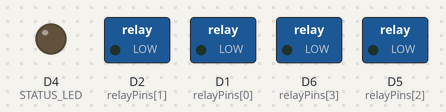
This sketch was run on a simulated ESP8266 (NodeMCU). Parts: switched loads named in the sketch (green lamp = pin HIGH), output pins drawn as LEDs (lit = HIGH). WiFi joins after 1.5 s; servers stay silent unless stated; uploads are accepted with an empty reply; what the sketch prints to the serial monitor is not drawn.

Above: at 0.1 s.
At 0.6 s:
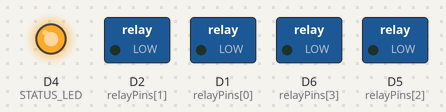
Timing chart, 0 to 2.5 s (numbered marks = the images above):
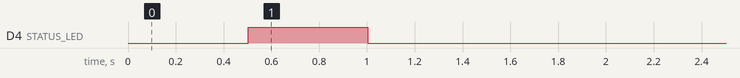

The sketch:

nodemcu_supabase_iot.ino
```cpp
#include <ESP8266WiFi.h>
#include <ESP8266HTTPClient.h>
#include <ArduinoJson.h>
#include <WiFiClientSecure.h>

const char* ssid = "YOUR_WIFI";
const char* password = "YOUR_PASS";
const char* supabaseUrl = "https://YOUR_PROJECT.supabase.co";
const char* apiKey = "YOUR_ANON_KEY";

const int NUM_LIGHTS = 4;
int lightIds[NUM_LIGHTS] = {1, 2, 3, 4};
int relayPins[NUM_LIGHTS] = {D1, D2, D5, D6};

// === สถานะ LED แจ้งเตือน (ใช้ LED บน board) ===
#define STATUS_LED D4  // LED_BUILTIN บน NodeMCU (active LOW)

void setupWiFi() {
  WiFi.mode(WIFI_STA);
  WiFi.setAutoReconnect(true);  // ให้ reconnect เอง
  WiFi.begin(ssid, password);

  Serial.print("Connecting WiFi");
  int attempts = 0;
  while (WiFi.status() != WL_CONNECTED && attempts < 40) {
    delay(500);
    Serial.print(".");
    digitalWrite(STATUS_LED, !digitalRead(STATUS_LED));  // กระพริบ
    attempts++;
  }

  if (WiFi.status() == WL_CONNECTED) {
    Serial.println("\nWiFi Connected: " + WiFi.localIP().toString());
    digitalWrite(STATUS_LED, LOW);   // ติดค้าง = online
  } else {
    Serial.println("\nWiFi Failed — will retry in loop");
    digitalWrite(STATUS_LED, HIGH);  // ดับ = offline
  }
}

void setup() {
  Serial.begin(115200);
  pinMode(STATUS_LED, OUTPUT);

  for (int i = 0; i < NUM_LIGHTS; i++) {
    pinMode(relayPins[i], OUTPUT);
    digitalWrite(relayPins[i], LOW);
  }

  setupWiFi();
}

void loop() {
  // === ถ้า WiFi หลุด → พยายาม reconnect ===
  if (WiFi.status() != WL_CONNECTED) {
    Serial.println("WiFi lost — reconnecting...");
    digitalWrite(STATUS_LED, HIGH);  // ดับ LED = offline
    WiFi.disconnect();
    WiFi.begin(ssid, password);

    int attempts = 0;
    while (WiFi.status() != WL_CONNECTED && attempts < 20) {
      delay(500);
      digitalWrite(STATUS_LED, !digitalRead(STATUS_LED));
      attempts++;
    }

    if (WiFi.status() != WL_CONNECTED) {
      Serial.println("Reconnect failed — retry next loop");
      delay(5000);  // รอ 5 วิ แล้วลองใหม่
      return;
    }

    Serial.println("Reconnected!");
    digitalWrite(STATUS_LED, LOW);
  }

  // === poll ปกติ ===
  for (int i = 0; i < NUM_LIGHTS; i++) {
    WiFiClientSecure client;
    client.setInsecure();

    HTTPClient http;
    String url = String(supabaseUrl) +
      "/rest/v1/lights?id=eq." + lightIds[i] +
      "&select=s,act";
    http.begin(client, url);
    http.addHeader("apikey", apiKey);
    http.addHeader("Authorization", "Bearer " + String(apiKey));

    int code = http.GET();
    if (code == 200) {
      String payload = http.getString();
      DynamicJsonDocument doc(256);
      deserializeJson(doc, payload);

      bool s = doc[0]["s"];
      bool act = doc[0]["act"];

      digitalWrite(relayPins[i], (s && act) ? HIGH : LOW);
    } else {
      Serial.println("HTTP error light " + String(lightIds[i]) + ": " + String(code));
    }
    http.end();
    delay(100);
  }

  delay(2000);
}
```
